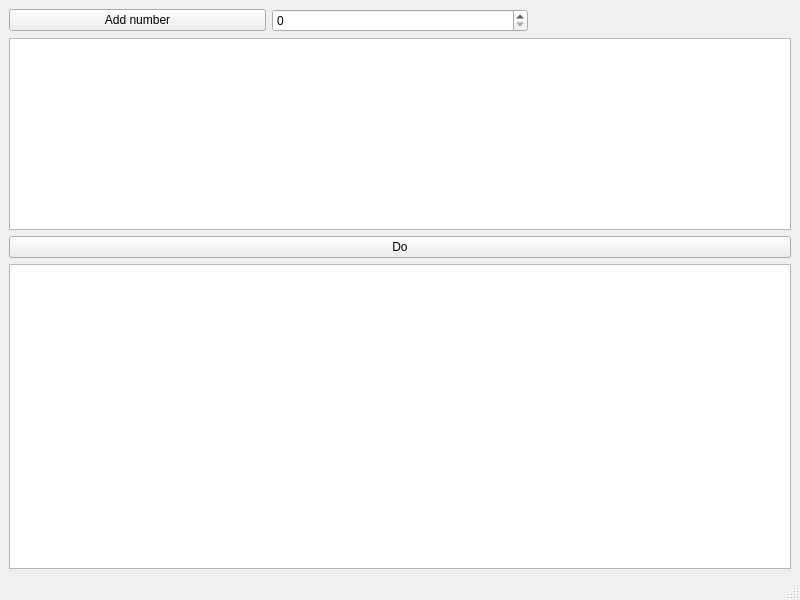
<?xml version="1.0" encoding="UTF-8"?>
<ui version="4.0">
 <class>MainWindow</class>
 <widget class="QMainWindow" name="MainWindow">
  <property name="geometry">
   <rect>
    <x>0</x>
    <y>0</y>
    <width>800</width>
    <height>600</height>
   </rect>
  </property>
  <property name="windowTitle">
   <string>MainWindow</string>
  </property>
  <widget class="QWidget" name="centralwidget">
   <layout class="QGridLayout" name="gridLayout" rowstretch="2,0,0,0,0">
    <item row="1" column="0" rowspan="2" colspan="3">
     <widget class="QTextBrowser" name="textBrowser_2">
      <property name="html">
       <string>&lt;!DOCTYPE HTML PUBLIC &quot;-//W3C//DTD HTML 4.0//EN&quot; &quot;http://www.w3.org/TR/REC-html40/strict.dtd&quot;&gt;
&lt;html&gt;&lt;head&gt;&lt;meta name=&quot;qrichtext&quot; content=&quot;1&quot; /&gt;&lt;style type=&quot;text/css&quot;&gt;
p, li { white-space: pre-wrap; }
&lt;/style&gt;&lt;/head&gt;&lt;body style=&quot; font-family:'Noto Sans'; font-size:10pt; font-weight:400; font-style:normal;&quot;&gt;
&lt;p style=&quot;-qt-paragraph-type:empty; margin-top:0px; margin-bottom:0px; margin-left:0px; margin-right:0px; -qt-block-indent:0; text-indent:0px; font-family:'Ubuntu'; font-size:11pt;&quot;&gt;&lt;br /&gt;&lt;/p&gt;&lt;/body&gt;&lt;/html&gt;</string>
      </property>
     </widget>
    </item>
    <item row="0" column="0">
     <widget class="QPushButton" name="pushButton">
      <property name="text">
       <string>Add number</string>
      </property>
     </widget>
    </item>
    <item row="4" column="0" colspan="3">
     <widget class="QTextBrowser" name="textBrowser"/>
    </item>
    <item row="0" column="1">
     <widget class="QSpinBox" name="spinBox">
      <property name="readOnly">
       <bool>false</bool>
      </property>
      <property name="keyboardTracking">
       <bool>true</bool>
      </property>
     </widget>
    </item>
    <item row="3" column="0" colspan="3">
     <widget class="QPushButton" name="pushButton_3">
      <property name="text">
       <string>Do</string>
      </property>
     </widget>
    </item>
   </layout>
  </widget>
  <widget class="QMenuBar" name="menubar">
   <property name="geometry">
    <rect>
     <x>0</x>
     <y>0</y>
     <width>800</width>
     <height>30</height>
    </rect>
   </property>
  </widget>
  <widget class="QStatusBar" name="statusbar"/>
 </widget>
 <resources/>
 <connections/>
</ui>
